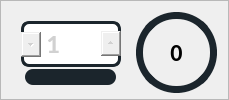
                        <widget class="QFrame" name="frame_9">
                         <property name="minimumSize">
                          <size>
                           <width>0</width>
                           <height>98</height>
                          </size>
                         </property>
                         <property name="maximumSize">
                          <size>
                           <width>16777215</width>
                           <height>100</height>
                          </size>
                         </property>
                         <property name="frameShape">
                          <enum>QFrame::StyledPanel</enum>
                         </property>
                         <property name="frameShadow">
                          <enum>QFrame::Raised</enum>
                         </property>
                         <layout class="QHBoxLayout" name="horizontalLayout_11">
                          <property name="bottomMargin">
                           <number>5</number>
                          </property>
                          <item>
                           <widget class="QWidget" name="widget_7" native="true">
                            <layout class="QVBoxLayout" name="verticalLayout_10">
                             <item alignment="Qt::AlignHCenter">
                              <widget class="QSpinBox" name="Nb_acquisition">
                               <property name="minimumSize">
                                <size>
                                 <width>80</width>
                                 <height>46</height>
                                </size>
                               </property>
                               <property name="maximumSize">
                                <size>
                                 <width>100</width>
                                 <height>46</height>
                                </size>
                               </property>
                               <property name="font">
                                <font>
                                 <family>Calibri</family>
                                 <pointsize>20</pointsize>
                                 <weight>75</weight>
                                 <italic>false</italic>
                                 <bold>true</bold>
                                </font>
                               </property>
                               <property name="styleSheet">
                                <string notr="true">QSpinBox {
color: rgb(209, 209, 209);
    border:3px solid rgb(27, 37, 44);
	border-radius:8px;	
	min-height:40px;
	max-height:40px;
	qproperty-alignment: AlignCenter;	
}
 
 QSpinBox::up-button {
    subcontrol-origin: border;
    subcontrol-position: top right;
	top:9.5px;
    width: 20px;
	height:25px;  

 }
 
 QSpinBox::down-button {
   subcontrol-origin: border;

     subcontrol-position: left; 
	buttom:7px;
    width: 20px;
	height:25px;  
 }

 
</string>
                               </property>
                               <property name="buttonSymbols">
                                <enum>QAbstractSpinBox::UpDownArrows</enum>
                               </property>
                               <property name="minimum">
                                <number>1</number>
                               </property>
                               <property name="maximum">
                                <number>999999999</number>
                               </property>
                               <property name="value">
                                <number>1</number>
                               </property>
                              </widget>
                             </item>
                             <item alignment="Qt::AlignHCenter">
                              <widget class="QProgressBar" name="progressBarAcqui">
                               <property name="minimumSize">
                                <size>
                                 <width>80</width>
                                 <height>16</height>
                                </size>
                               </property>
                               <property name="maximumSize">
                                <size>
                                 <width>16777215</width>
                                 <height>16</height>
                                </size>
                               </property>
                               <property name="font">
                                <font>
                                 <weight>50</weight>
                                 <bold>false</bold>
                                </font>
                               </property>
                               <property name="autoFillBackground">
                                <bool>false</bool>
                               </property>
                               <property name="styleSheet">
                                <string notr="true">QProgressBar {
	color: rgb(177, 177, 177);
	border: none;
	background-color: rgb(27, 37, 44);;
	border-radius:8px;
}

QProgressBar::chunk {
	background-color: rgb(7, 255, 119);
	border-radius : 8px;
}     </string>
                               </property>
                               <property name="maximum">
                                <number>100</number>
                               </property>
                               <property name="value">
                                <number>0</number>
                               </property>
                               <property name="alignment">
                                <set>Qt::AlignCenter</set>
                               </property>
                               <property name="textVisible">
                                <bool>false</bool>
                               </property>
                               <property name="orientation">
                                <enum>Qt::Horizontal</enum>
                               </property>
                               <property name="invertedAppearance">
                                <bool>false</bool>
                               </property>
                               <property name="textDirection">
                                <enum>QProgressBar::TopToBottom</enum>
                               </property>
                              </widget>
                             </item>
                            </layout>
                           </widget>
                          </item>
                          <item alignment="Qt::AlignHCenter">
                           <widget class="QFrame" name="middele_circle_frame_5">
                            <property name="minimumSize">
                             <size>
                              <width>81</width>
                              <height>81</height>
                             </size>
                            </property>
                            <property name="maximumSize">
                             <size>
                              <width>81</width>
                              <height>81</height>
                             </size>
                            </property>
                            <property name="styleSheet">
                             <string notr="true">background-color: None;

border: 7px solid rgb(27, 37, 44);;
border-radius:40px; /*50% of it's size*/

</string>
                            </property>
                            <property name="frameShape">
                             <enum>QFrame::StyledPanel</enum>
                            </property>
                            <property name="frameShadow">
                             <enum>QFrame::Raised</enum>
                            </property>
                            <layout class="QGridLayout" name="gridLayout_6">
                             <item row="0" column="0">
                              <widget class="QLabel" name="nb_img_train">
                               <property name="font">
                                <font>
                                 <family>Calibri</family>
                                 <pointsize>18</pointsize>
                                 <weight>75</weight>
                                 <bold>true</bold>
                                </font>
                               </property>
                               <property name="styleSheet">
                                <string notr="true">  border: 2px ;
background-color: None;
color: rgb(0, 0, 0);

</string>
                               </property>
                               <property name="text">
                                <string>0</string>
                               </property>
                               <property name="alignment">
                                <set>Qt::AlignCenter</set>
                               </property>
                              </widget>
                             </item>
                            </layout>
                           </widget>
                          </item>
                         </layout>
                        </widget>
